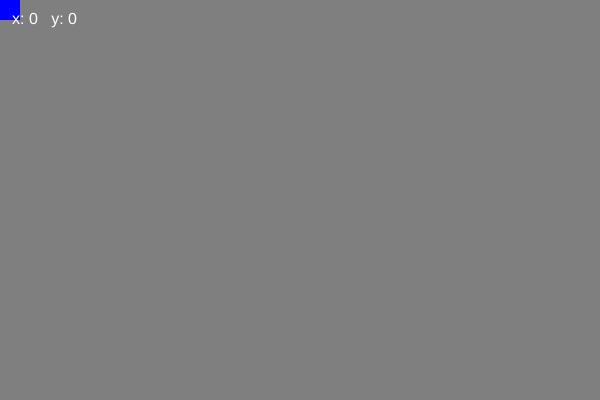
Frame 1 (no input)
Frame 60 (no input): identical to frame 1, image omitted
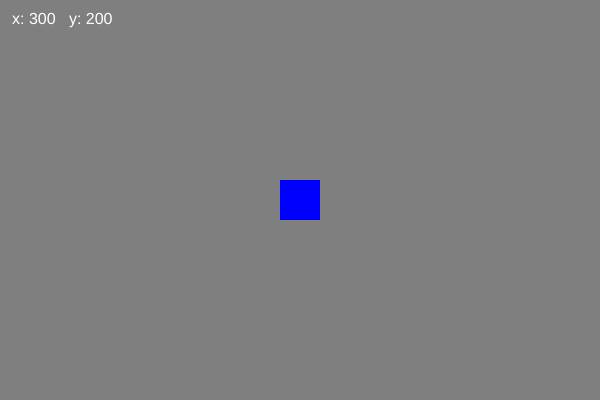
Frame 120 (the mouse pressed at the canvas centre since frame 60)

The p5.js sketch that drew these frames (run headless with seeded random() and noise() and a simulated clock; from frame 60 on, the mouse is pressed at the canvas centre):

// p5.js sketch
// ── sketch.js
// Mouse position
// A square follows the mouse and the coordinates are printed in the corner.

let canvasWidth = 600;
let canvasHeight = 400;

let xPos = 0;
let yPos = 0;

function setup() {
  createCanvas(canvasWidth, canvasHeight);
  rectMode(CENTER); // draw rectangles from their center
  textSize(16);
}

function draw() {
  background(127);

  // the square sits wherever the mouse was last seen
  fill(0, 0, 255);
  noStroke();
  rect(xPos, yPos, 40, 40);

  // print the coordinates in the corner
  fill(255);
  text("x: " + int(mouseX) + "   y: " + int(mouseY), 12, 24);
}

function mouseMoved() {
  // capture the mouse position into our variables
  xPos = mouseX;
  yPos = mouseY;
}

// --- canvas size and fullscreen ---
// The Fullscreen button in index.html asks the browser to go fullscreen.
// Whenever the window changes size, fit the canvas to it, and go back
// to the normal size when fullscreen ends.
function windowResized() {
  if (document.fullscreenElement) {
    resizeCanvas(windowWidth, windowHeight);
  } else {
    resizeCanvas(canvasWidth, canvasHeight);
  }
}
